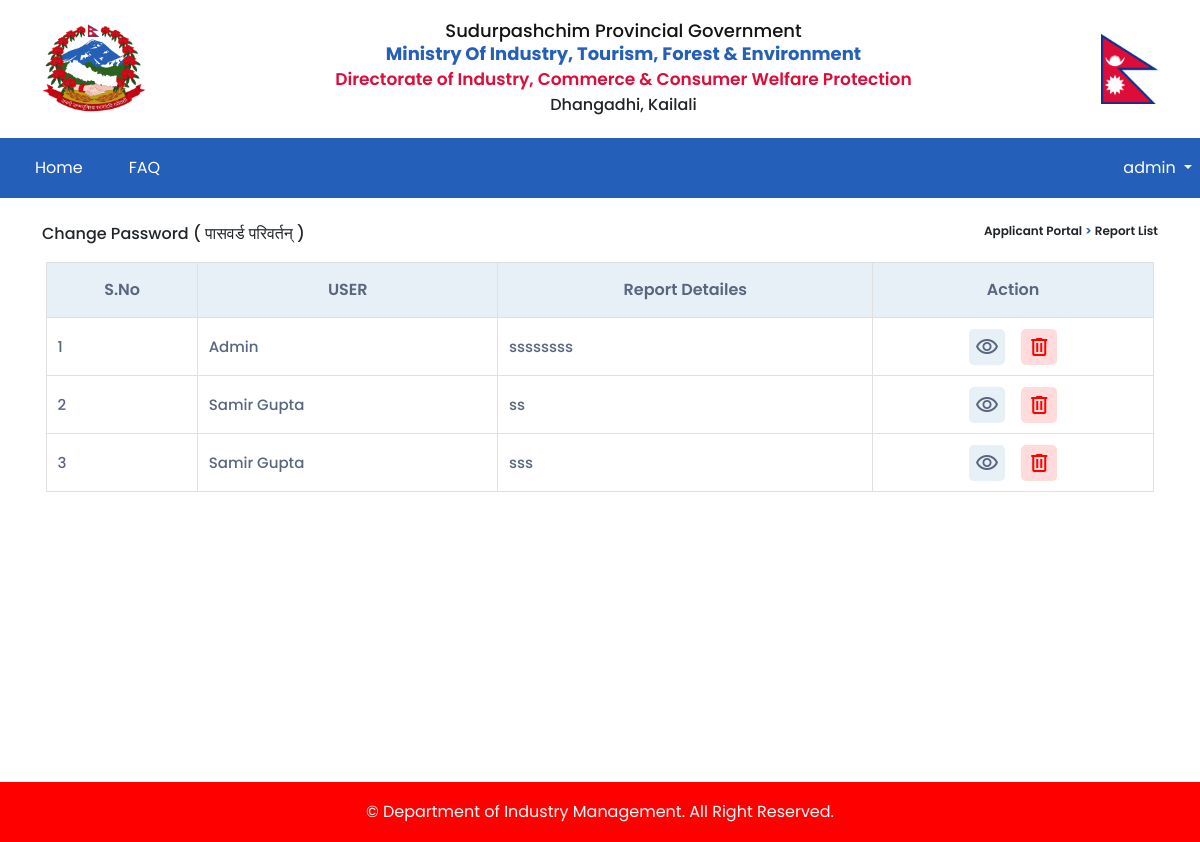
Before: /report/list/ (signed in) with the older database file.
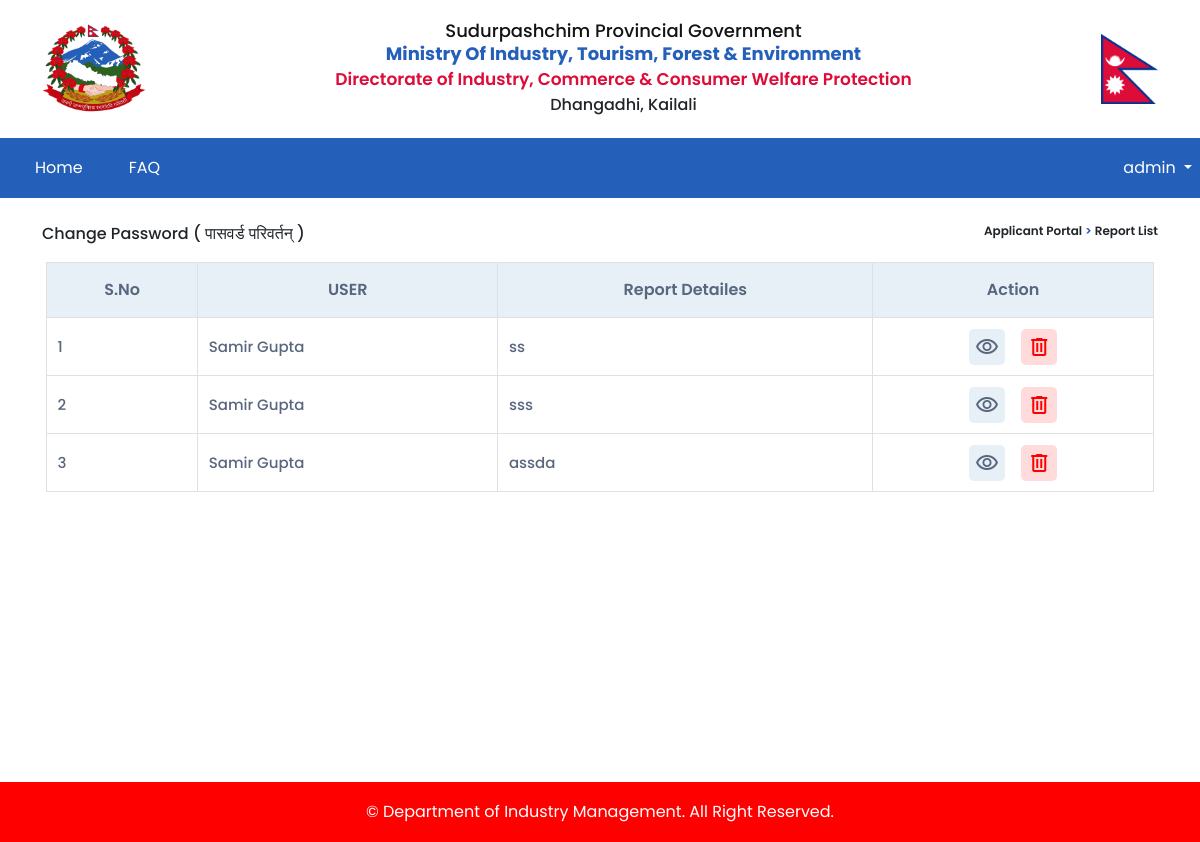
After: the same page with the newer database file.
### report/models.py (models this page shows)
class Report(models.Model):
    user = models.ForeignKey(CustomUser, on_delete=models.CASCADE, related_name='report')
    message = models.TextField(max_length=600)
    issue_image = models.ImageField(upload_to='images', blank=True)

### accounts/models.py (models this page shows, shortened)
class CustomUser(AbstractUser):
    email = models.EmailField(unique=True)
    username = models.CharField(max_length=100, unique=True)
    fullname = models.CharField(max_length=100)
    phone_no = models.CharField(max_length=15)
    SA = 1
    A = 2
    ROLE_CHOICES = (
        (SA, 'Super Admin'),
        (A,'Admin'),
    )
    role = models.PositiveSmallIntegerField(choices=ROLE_CHOICES, blank=True, null=True)
    USERNAME_FIELD = 'email'
    REQUIRED_FIELDS = ['username']

### fdip/decorators.py (the view)
    def wrap(request, *args, **kwargs):
        if request.user.is_authenticated and request.user.role == 1:
            return view_func(request, *args, **kwargs)
        else:
            return redirect('home')

### report/views.py (called while the page is built)
@superadmin_required
def report_list(request):
    data = {
        'report': Report.objects.all()
    }
    return render(request, 'report/reportview.html', data)

### templates/report/reportview.html (shortened to what this page needs)
{% extends "layout/base.html" %}
{% load static %}
{% block container %}
    <div class="container main-sec">
        <div class="cng-pw-title d-flex justify-content-between mt-4">
            <p>Change Password <span>
                    ( पासवर्ड परिवर्तन् )</span>
            </p>
            <div class="kit-text-navigation">
                <p>Applicant Portal
                    <span> > </span> Report List
                </p>
            </div>
        </div>
        <div class="row  mb-4 mx-1 mbl-tbl">
           <table class="report-view-table">
            <tr>
                <th>S.no</th>
                <th>USER</th>
                <th>Report Detailes</th>
                <th>Action</th>
              </tr>
            {% for i in report %}
              <tr>
                <td>{{ forloop.counter }}</td>
                <td>{{ i.user.fullname }}</td>
                <td>{{ i.message }}</td>
                <td>
                    <div class="d-flex kit-action-com">
                        <div class="action-btn-view">
                            <a href="{% url 'report-show' report_id=i.id%}">
                                <button>
                                    <span class="material-symbols-outlined">
                                        </span>
                                </button>
                            </a>
                        </div>
                        <div class="action-btn-dlt">
                            <a href="{% url 'report-delete' report_id=i.id %}" onclick="return confirm('Are you sure you want to delete this report?');" class="kit-card-link">
                                <button>
                                    <span class="material-symbols-outlined">
                                        </span>
                                </button>
                            </a>
                        </div>
                    </div>
                </td>
              </tr>
            {% endfor %}
           </table>
        </div>
    </div>
{% endblock %}

Changed rows visible on the page:
removed Report: user.fullname "Admin", message "ssssssss"
added Report: user.fullname "Samir Gupta", message "assda"
